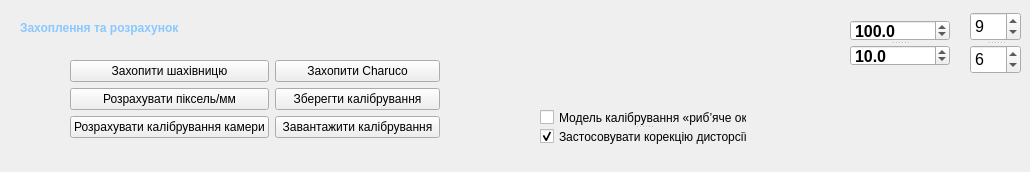
     <widget class="QWidget" name="calibrationTab">
      <attribute name="title">
       <string>Калібрування</string>
      </attribute>
      <widget class="QLabel" name="calibrationCaptureTitle">
       <property name="geometry">
        <rect>
         <x>20</x>
         <y>20</y>
         <width>159</width>
         <height>16</height>
        </rect>
       </property>
       <property name="styleSheet">
        <string notr="true">font-weight:700; color:#8ac8ff;</string>
       </property>
       <property name="text">
        <string>Захоплення та розрахунок</string>
       </property>
      </widget>
      <widget class="QWidget" name="formLayoutWidget_2">
       <property name="geometry">
        <rect>
         <x>70</x>
         <y>60</y>
         <width>370</width>
         <height>103</height>
        </rect>
       </property>
       <layout class="QFormLayout" name="formLayout">
        <item row="0" column="0">
         <layout class="QVBoxLayout" name="verticalLayout_7">
          <item>
           <widget class="QPushButton" name="checkerboardButton">
            <property name="text">
             <string>Захопити шахівницю</string>
            </property>
           </widget>
          </item>
          <item>
           <widget class="QPushButton" name="pixelMmButton">
            <property name="text">
             <string>Розрахувати піксель/мм</string>
            </property>
           </widget>
          </item>
          <item>
           <widget class="QPushButton" name="calibrateCameraButton">
            <property name="text">
             <string>Розрахувати калібрування камери</string>
            </property>
           </widget>
          </item>
         </layout>
        </item>
        <item row="0" column="1">
         <layout class="QVBoxLayout" name="verticalLayout_8">
          <item>
           <widget class="QPushButton" name="charucoButton">
            <property name="text">
             <string>Захопити Charuco</string>
            </property>
           </widget>
          </item>
          <item>
           <widget class="QPushButton" name="saveCalibrationButton">
            <property name="text">
             <string>Зберегти калібрування</string>
            </property>
           </widget>
          </item>
          <item>
           <widget class="QPushButton" name="loadCalibrationButton">
            <property name="text">
             <string>Завантажити калібрування</string>
            </property>
           </widget>
          </item>
         </layout>
        </item>
       </layout>
      </widget>
      <widget class="QSplitter" name="splitter_4">
       <property name="geometry">
        <rect>
         <x>540</x>
         <y>110</y>
         <width>207</width>
         <height>34</height>
        </rect>
       </property>
       <property name="orientation">
        <enum>Qt::Vertical</enum>
       </property>
       <widget class="QCheckBox" name="fisheyeCalibrationCheck">
        <property name="text">
         <string>Модель калібрування «риб’яче око»</string>
        </property>
       </widget>
       <widget class="QCheckBox" name="applyUndistortCheck">
        <property name="text">
         <string>Застосовувати корекцію дисторсії</string>
        </property>
        <property name="checked">
         <bool>true</bool>
        </property>
       </widget>
      </widget>
      <widget class="QSplitter" name="splitter_5">
       <property name="geometry">
        <rect>
         <x>970</x>
         <y>12</y>
         <width>51</width>
         <height>62</height>
        </rect>
       </property>
       <property name="orientation">
        <enum>Qt::Vertical</enum>
       </property>
       <widget class="QSpinBox" name="boardColsSpin">
        <property name="font">
         <font>
          <pointsize>12</pointsize>
          <weight>50</weight>
          <bold>false</bold>
         </font>
        </property>
        <property name="minimum">
         <number>2</number>
        </property>
        <property name="maximum">
         <number>30</number>
        </property>
        <property name="value">
         <number>9</number>
        </property>
       </widget>
       <widget class="QSpinBox" name="boardRowsSpin">
        <property name="font">
         <font>
          <pointsize>12</pointsize>
          <weight>50</weight>
          <bold>false</bold>
         </font>
        </property>
        <property name="minimum">
         <number>2</number>
        </property>
        <property name="maximum">
         <number>30</number>
        </property>
        <property name="value">
         <number>6</number>
        </property>
       </widget>
      </widget>
      <widget class="QSplitter" name="splitter_6">
       <property name="geometry">
        <rect>
         <x>850</x>
         <y>20</y>
         <width>100</width>
         <height>46</height>
        </rect>
       </property>
       <property name="orientation">
        <enum>Qt::Vertical</enum>
       </property>
       <widget class="QDoubleSpinBox" name="referenceLengthSpin">
        <property name="font">
         <font>
          <pointsize>12</pointsize>
          <weight>75</weight>
          <bold>true</bold>
         </font>
        </property>
        <property name="decimals">
         <number>1</number>
        </property>
        <property name="minimum">
         <double>0.000000000000000</double>
        </property>
        <property name="maximum">
         <double>100000.000000000000000</double>
        </property>
        <property name="value">
         <double>100.000000000000000</double>
        </property>
       </widget>
       <widget class="QDoubleSpinBox" name="squareSizeSpin">
        <property name="font">
         <font>
          <pointsize>12</pointsize>
          <weight>75</weight>
          <bold>true</bold>
         </font>
        </property>
        <property name="decimals">
         <number>1</number>
        </property>
        <property name="minimum">
         <double>0.100000000000000</double>
        </property>
        <property name="maximum">
         <double>1000.000000000000000</double>
        </property>
        <property name="value">
         <double>10.000000000000000</double>
        </property>
       </widget>
      </widget>
     </widget>
